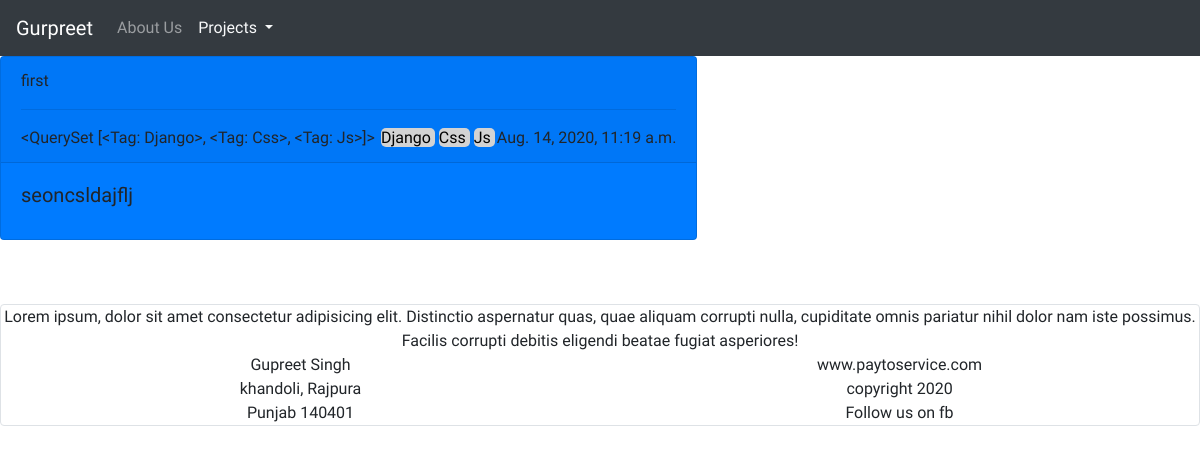
The page /post/5 on the database its author committed.
### blog/models.py (models this page shows, shortened)
class Post(models.Model):
    headline = models.CharField(max_length=200,null=True,blank=True)
    sub_headline = models.CharField(max_length=200,null=True,blank=True)
    content = models.TextField(null=True,blank=True)
    published_on = models.DateTimeField(auto_now_add = True)
    updated_on = models.DateTimeField(auto_now_add = True)
    active = models.BooleanField(default = False)
    tags = models.ManyToManyField('Tag',blank=True)
    thumbnail = models.ImageField(null=True,blank=True,upload_to="media")

class Tag(models.Model):
    name = models.CharField(max_length=200,null=True,blank=True)
    def __str__(self):
        return self.name

### blog/views.py (the view)
# urls.py: path("post/<str:pk>",views.post,name='post'),
def post(request,pk):
    context = {
        'post':Post.objects.get(id = pk)
    }
    return render(request,"blog/post.html",context)

### blog/templates/blog/post.html (shortened to what this page needs)
{% extends "blog/structure.html" %}
{% load static %}
{% block links %}
<link  rel="stylesheet" href="{% static 'css/default.css'%}">
<link  id ="theme-style" rel="stylesheet" href="{% static 'css/light.css'%}">
{% endblock links%}
{% block navbar %}
    {% include "blog/navbar.html"%}
{% endblock navbar%}
{% block content %}
<div class="container-fluid">
   <div class="row">
        <div class="posts">
                <div class="card  bg-primary mb-3 " style="">
                    <div class="card-header">{{post.headline}}
                        <hr>
                        {{post.tags.all}}
                                {% for tags in post.tags.all %}
                                <span class="tags">
                                    {{tags}}
                                </span>
                                {% endfor %}
                                <span>
                                    {{post.updated_on}}
                                </span>
                    </div>
                    <div class="card-body">
                        <h5 class="card-title">{{post.sub_headline}}</h5>
                    </div>
                </div>
        </div>
    </div>
</div>
{% endblock content%}
{% block footer %}
    {% include "blog/footer.html" %}
{% endblock footer %}

### blog/static/css/default.css (style rules this page uses)
:root { --backgroundColor : rgb(201, 153, 153); --mainColor : rgba(255, 17, 57, 0.349); --secondaryColor : rgba(25, 129, 72, 0.363); --mainText: rgba(16, 95, 100, 0.144); --text : black; }

### blog/static/css/light.css (style rules this page uses)
:root { --backgroundColor : rgb(109, 25, 219); --mainColor : rgba(236, 51, 51, 0.349); --secondaryColor : rgba(32, 141, 18, 0.849); --mainText: rgba(3, 11, 44, 0.952); --text : rgba(18, 223, 80, 0.507); }

### rows shown on the page
Post: headline "first", tags.all "<QuerySet [<Tag: Django>, <Tag: Css>, <Tag: Js>]>", updated_on "Aug. 14, 2020, 11:19 a.m.", sub_headline "seoncsldajflj"
Tag: name "Django"
Tag: name "Css"
Tag: name "Js"
